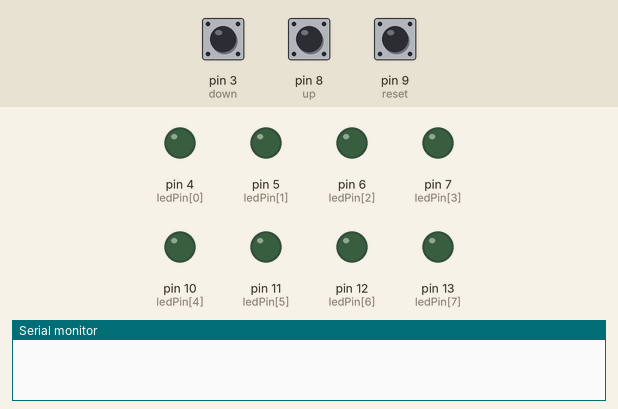
Simulated run of this sketch. Board: Arduino Uno, built with avr-gcc and run on an emulated ATmega328P. On the bench: output pins drawn as LEDs (lit = HIGH), the last lines printed to the serial monitor. The test bench sets the inputs (shaded band); at power-on: pin 3 (down) HIGH, pin 8 (up) HIGH, pin 9 (reset) HIGH.

Above: at 1.2 s.
1.3 s: pin 3 (down) pulled LOW for 1 s
At 2.7 s:
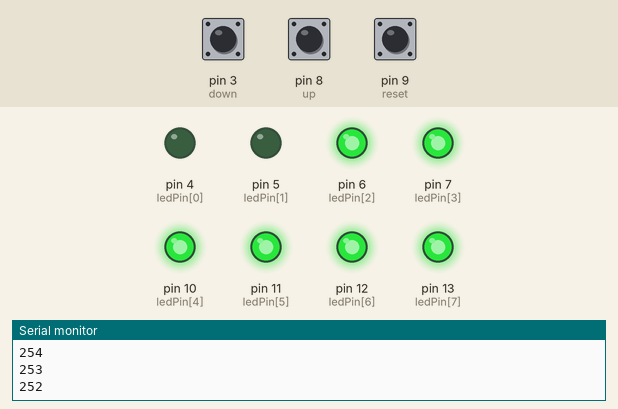
3.8 s: pin 8 (up) pulled LOW for 3.2 s
At 8.1 s:
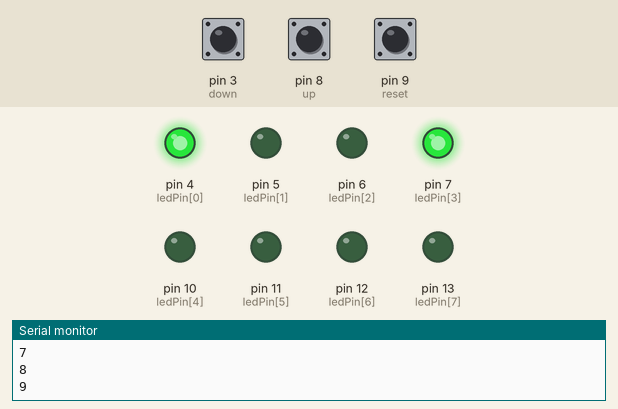
8.5 s: pin 8 (up) pulled LOW for 0.15 s
At 9.4 s:
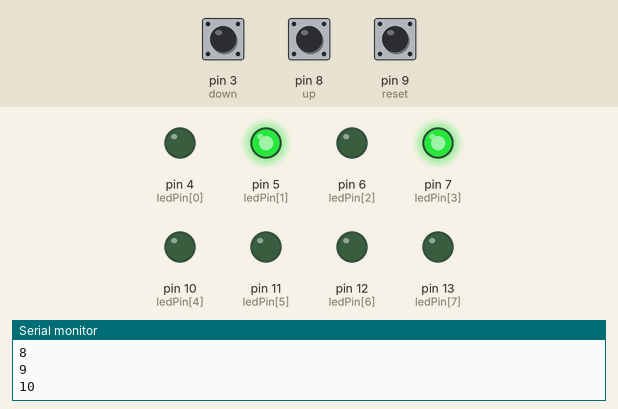
10.1 s: pin 8 (up) pulled LOW for 1 s
At 11.8 s:
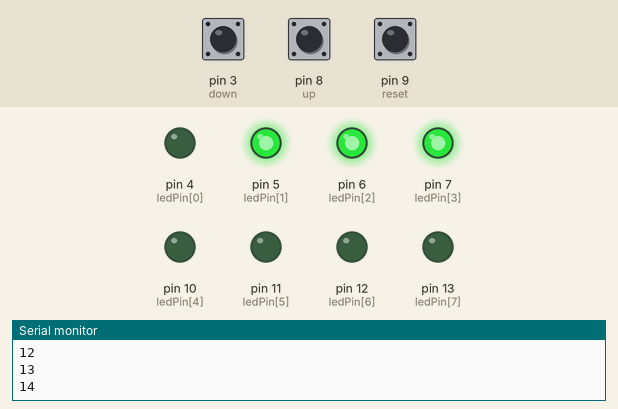
12.6 s: pin 8 (up) pulled LOW for 0.15 s
At 13.8 s:
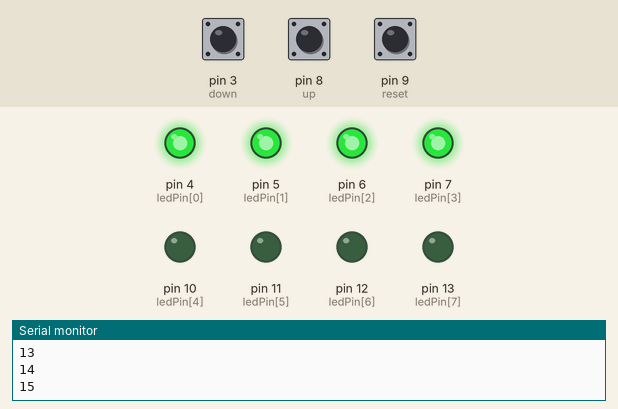
14.2 s: pin 8 (up) pulled LOW for 0.15 s
At 15.0 s:
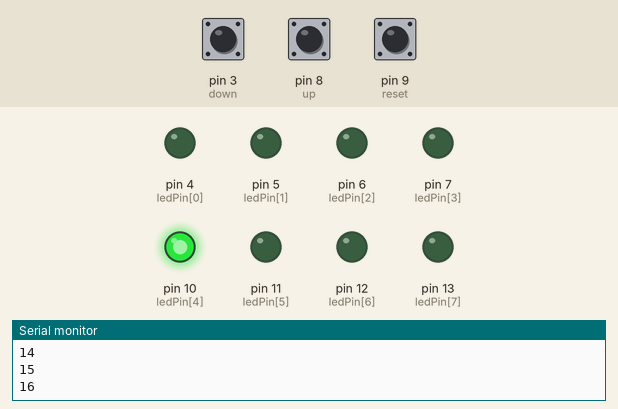
Timing chart, 0 to 16.8 s (numbered marks = the images above; inputs shaded):
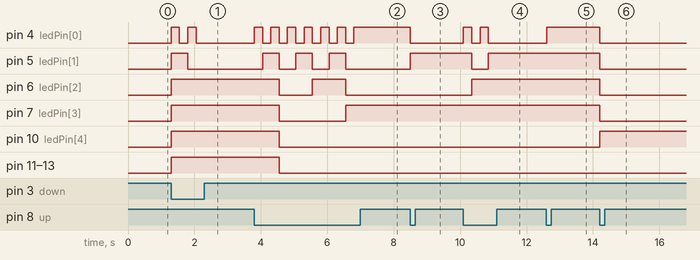

Measured:
- after the input at 1.3 s, pin 4 (ledPin[0]): alternates HIGH for 0.25 s and LOW for 0.25 s, 4 changes in all, then stays LOW, starting at once; pin 5 (ledPin[1]): LOW → HIGH at once, → LOW 0.50 s later; pin 6 (ledPin[2]), pin 7 (ledPin[3]), pin 10 (ledPin[4]), pin 11 (ledPin[5]), pin 12 (ledPin[6]), pin 13 (ledPin[7]): LOW → HIGH at once
- after the input at 3.8 s, pin 4 (ledPin[0]): alternates HIGH for 0.25 s and LOW for 0.25 s, 13 changes in all, then stays HIGH, starting at once; pin 5 (ledPin[1]): alternates HIGH for 0.50 s and LOW for 0.50 s, 6 changes in all, then stays LOW, starting after 0.25 s
- after the input at 8.5 s, pin 4 (ledPin[0]): HIGH → LOW at once; pin 5 (ledPin[1]): LOW → HIGH at once
- after the input at 10.1 s, pin 4 (ledPin[0]): alternates HIGH for 0.25 s and LOW for 0.25 s, 4 changes in all, then stays LOW, starting at once; pin 5 (ledPin[1]): HIGH → LOW after 0.25 s, → HIGH 0.50 s later; pin 6 (ledPin[2]): LOW → HIGH after 0.25 s
- after the input at 12.6 s, pin 4 (ledPin[0]): LOW → HIGH at once
- after the input at 14.2 s, pin 4 (ledPin[0]), pin 5 (ledPin[1]), pin 6 (ledPin[2]), pin 7 (ledPin[3]): HIGH → LOW at once; pin 10 (ledPin[4]): LOW → HIGH at once

The sketch:

sketch.ino
```cpp
const int ledPin [] = {4,5,6,7,10,11,12,13};
const int reset = 9;
const int up = 8;
const int down = 3;
byte state = 0;

void setup() {
  Serial.begin(9600);
  for(int l=0; l<8; l++){
    pinMode(ledPin[l], OUTPUT);
    digitalWrite(ledPin[l], LOW);
  }
  pinMode(reset, INPUT_PULLUP);
  pinMode(up, INPUT_PULLUP);
  pinMode(down, INPUT_PULLUP);
}

void loop() {
  if(digitalRead(up) == LOW){
    state++;
    if(state == 256)
      state = 0;
    showBinaryLED(state);
    Serial.println(state);
    delay(250);
  }
  if(digitalRead(reset) == LOW){
    state = 0;
    showBinaryLED(state);
    Serial.println("RESET");
    delay(250);
  }
  if(digitalRead(down) == LOW){
    state --;
    if(state < 0)
      state = 255;
    showBinaryLED(state);
    Serial.println(state);
    delay(250);
  }
}

void showBinaryLED(byte binNumber){
  for(int l=0; l<8; l++){
    if(bitRead(binNumber, l) == 1)
      digitalWrite(ledPin[l], HIGH);
    else
      digitalWrite(ledPin[l], LOW);
  }
}
```
